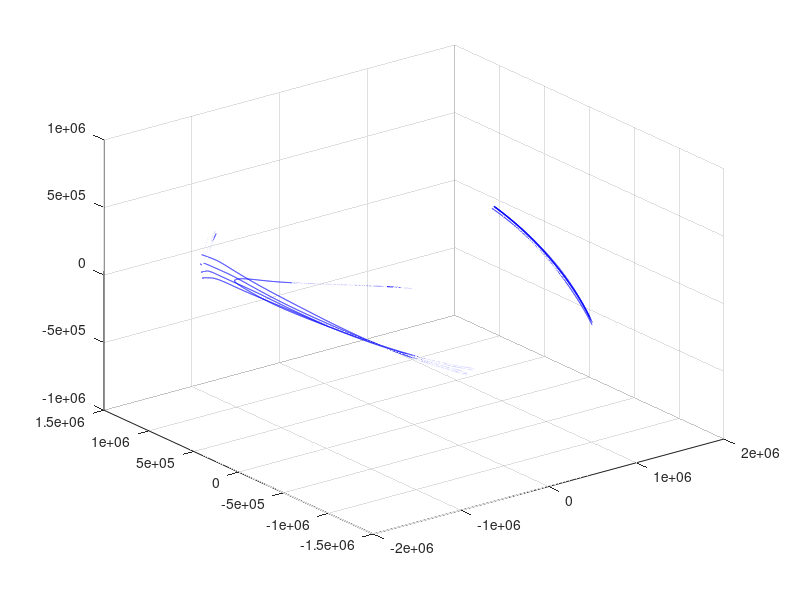

Write the MATLAB code that produced this figure.
load('IRASSIFullMissionDate.mat', 'Date');
load('IRASSIFullMission.mat', 'Gmat');

figure(1)
view(3)
grid on
hold on
plot3(Gmat(1,:),Gmat(2,:),Gmat(3,:),'b');% Reference